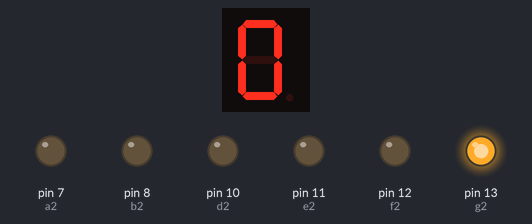
Bench run of a sketch on a simulated Arduino Uno, built with avr-gcc and run on an emulated ATmega328P. On the bench: 1-digit seven-segment display, output pins drawn as LEDs (lit = HIGH). Wiring (inferred from the names in the program): 1-digit 7-segment display, segments lit when LOW: segments pin 0, pin 1, pin 2, pin 3, pin 4, pin 5, pin 6. The segment pins are drawn as the display they are named for; pins used as bus, display or sensor lines are not drawn.

Above: at 0.05 s.
At 1.25 s:
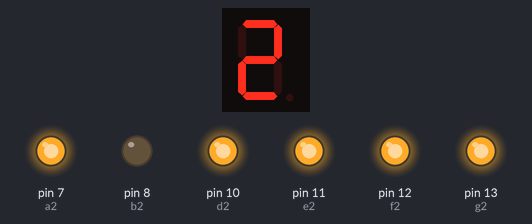
At 2.45 s:
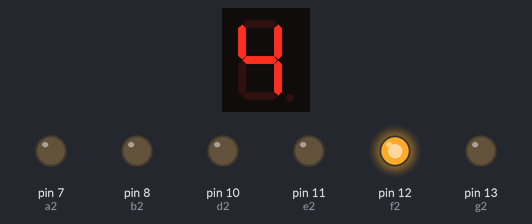
At 4.95 s:
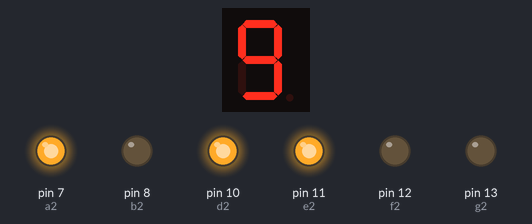
At 7.45 s:
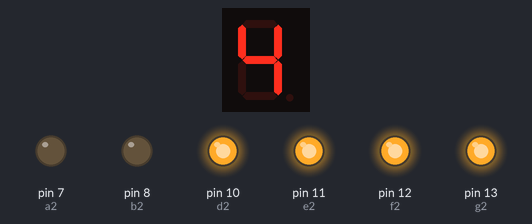
At 9.96 s:
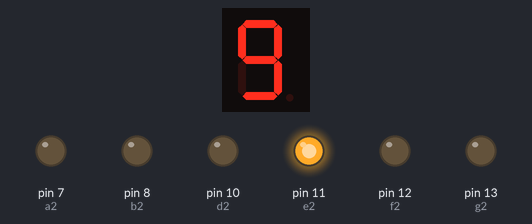
Timing chart, 0 to 40.0 s (numbered marks = the images above):
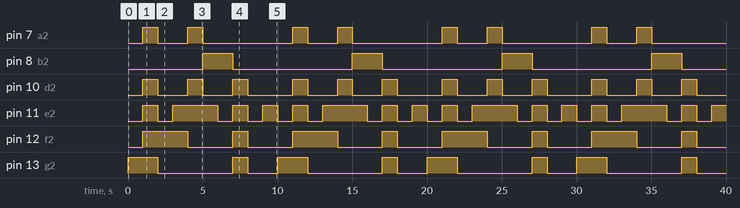

The sketch:

Test_Char_Again.ino
```cpp
const byte a1 = 0;
const byte b1 = 1;
const byte c1 = 2;
const byte d1 = 3;
const byte e1 = 4;
const byte f1 = 5;
const byte g1 = 6;
const byte a2 = 7;
const byte b2 = 8;
const byte c2 = 9;
const byte d2 = 10;
const byte e2 = 11;
const byte f2 = 12;
const byte g2 = 13;

void outputOnes(unsigned n){
  //isolate for ones
  unsigned x = n % 10;
  switch(x){
    case 1:
    //bc
    digitalWrite(a1, HIGH);
    digitalWrite(b1, LOW);
    digitalWrite(c1, LOW);
    digitalWrite(d1, HIGH);
    digitalWrite(e1, HIGH);
    digitalWrite(f1, HIGH);
    digitalWrite(g1, HIGH);

    break;

    case 2:
    //abdeg
    digitalWrite(a1, LOW);
    digitalWrite(b1, LOW);
    digitalWrite(c1, HIGH);
    digitalWrite(d1, LOW);
    digitalWrite(e1, LOW);
    digitalWrite(f1, HIGH);
    digitalWrite(g1, LOW);

    break;

    case 3:
    //abcdg
    digitalWrite(a1, LOW);
    digitalWrite(b1, LOW);
    digitalWrite(c1, LOW);
    digitalWrite(d1, LOW);
    digitalWrite(e1, HIGH);
    digitalWrite(f1, HIGH);
    digitalWrite(g1, LOW);

    break;

    case 4:
    //bcfg
    digitalWrite(a1, HIGH);
    digitalWrite(b1, LOW);
    digitalWrite(c1, LOW);
    digitalWrite(d1, HIGH);
    digitalWrite(e1, HIGH);
    digitalWrite(f1, LOW);
    digitalWrite(g1, LOW);

    break;

    case 5:
    //acdfg
    digitalWrite(a1, LOW);
    digitalWrite(b1, HIGH);
    digitalWrite(c1, LOW);
    digitalWrite(d1, LOW);
    digitalWrite(e1, HIGH);
    digitalWrite(f1, LOW);
    digitalWrite(g1, LOW);

    break;

    case 6:
    //acdefg
    digitalWrite(a1, LOW);
    digitalWrite(b1, HIGH);
    digitalWrite(c1, LOW);
    digitalWrite(d1, LOW);
    digitalWrite(e1, LOW);
    digitalWrite(f1, LOW);
    digitalWrite(g1, LOW);

    break;

    case 7:
    //abc
    digitalWrite(a1, LOW);
    digitalWrite(b1, LOW);
    digitalWrite(c1, LOW);
    digitalWrite(d1, HIGH);
    digitalWrite(e1, HIGH);
    digitalWrite(f1, HIGH);
    digitalWrite(g1, HIGH);

    break;

    case 8:
    //abcdefg
    digitalWrite(a1, LOW);
    digitalWrite(b1, LOW);
    digitalWrite(c1, LOW);
    digitalWrite(d1, LOW);
    digitalWrite(e1, LOW);
    digitalWrite(f1, LOW);
    digitalWrite(g1, LOW);

    break;

    case 9:
    //abcdfg
    digitalWrite(a1, LOW);
    digitalWrite(b1, LOW);
    digitalWrite(c1, LOW);
    digitalWrite(d1, LOW);
    digitalWrite(e1, HIGH);
    digitalWrite(f1, LOW);
    digitalWrite(g1, LOW);

    break;

    case 0:
    //abcdef
    digitalWrite(a1, LOW);
    digitalWrite(b1, LOW);
    digitalWrite(c1, LOW);
    digitalWrite(d1, LOW);
    digitalWrite(e1, LOW);
    digitalWrite(f1, LOW);
    digitalWrite(g1, HIGH);

    break;

  }
}

void outputTens(unsigned n){
  //isolate for tens
  unsigned x = (n/10U) % 10;
  switch(x){
    case 1:
    //bc
    digitalWrite(a2, HIGH);
    digitalWrite(b2, LOW);
    digitalWrite(c2, LOW);
    digitalWrite(d2, HIGH);
    digitalWrite(e2, HIGH);
    digitalWrite(f2, HIGH);
    digitalWrite(g2, HIGH);

    break;

    case 2:
    //abdeg
    digitalWrite(a2, LOW);
    digitalWrite(b2, LOW);
    digitalWrite(c2, HIGH);
    digitalWrite(d2, LOW);
    digitalWrite(e2, LOW);
    digitalWrite(f2, HIGH);
    digitalWrite(g2, LOW);

    break;

    case 3:
    //abcdg
    digitalWrite(a2, LOW);
    digitalWrite(b2, LOW);
    digitalWrite(c2, LOW);
    digitalWrite(d2, LOW);
    digitalWrite(e2, HIGH);
    digitalWrite(f2, HIGH);
    digitalWrite(g2, LOW);

    break;

    case 4:
    //bcfg
    digitalWrite(a2, HIGH);
    digitalWrite(b2, LOW);
    digitalWrite(c2, LOW);
    digitalWrite(d2, HIGH);
    digitalWrite(e2, HIGH);
    digitalWrite(f2, LOW);
    digitalWrite(g2, LOW);

    break;

    case 5:
    //acdfg
    digitalWrite(a2, LOW);
    digitalWrite(b2, HIGH);
    digitalWrite(c2, LOW);
    digitalWrite(d2, LOW);
    digitalWrite(e2, HIGH);
    digitalWrite(f2, LOW);
    digitalWrite(g2, LOW);

    break;

    case 6:
    //acdefg
    digitalWrite(a2, LOW);
    digitalWrite(b2, HIGH);
    digitalWrite(c2, LOW);
    digitalWrite(d2, LOW);
    digitalWrite(e2, LOW);
    digitalWrite(f2, LOW);
    digitalWrite(g2, LOW);

    break;

    case 7:
    //abc
    digitalWrite(a2, LOW);
    digitalWrite(b2, LOW);
    digitalWrite(c2, LOW);
    digitalWrite(d2, HIGH);
    digitalWrite(e2, HIGH);
    digitalWrite(f2, HIGH);
    digitalWrite(g2, HIGH);

    break;

    case 8:
    //abcdefg
    digitalWrite(a2, LOW);
    digitalWrite(b2, LOW);
    digitalWrite(c2, LOW);
    digitalWrite(d2, LOW);
    digitalWrite(e2, LOW);
    digitalWrite(f2, LOW);
    digitalWrite(g2, LOW);

    break;

    case 9:
    //abcdfg
    digitalWrite(a2, LOW);
    digitalWrite(b2, LOW);
    digitalWrite(c2, LOW);
    digitalWrite(d2, LOW);
    digitalWrite(e2, HIGH);
    digitalWrite(f2, LOW);
    digitalWrite(g2, LOW);

    break;

    case 0:
    //abcdef
    digitalWrite(a2, LOW);
    digitalWrite(b2, LOW);
    digitalWrite(c2, LOW);
    digitalWrite(d2, LOW);
    digitalWrite(e2, LOW);
    digitalWrite(f2, LOW);
    digitalWrite(g2, HIGH);

    break;

  }
}


void setup() {
  pinMode(a1, OUTPUT);
  pinMode(b1, OUTPUT);
  pinMode(c1, OUTPUT);
  pinMode(d1, OUTPUT);
  pinMode(e1, OUTPUT);
  pinMode(f1, OUTPUT);
  pinMode(g1, OUTPUT);
  pinMode(a2, OUTPUT);
  pinMode(b2, OUTPUT);
  pinMode(c2, OUTPUT);
  pinMode(d2, OUTPUT);
  pinMode(e2, OUTPUT);
  pinMode(f2, OUTPUT);
  pinMode(g2, OUTPUT);

}

void loop() {
  for(unsigned i = 0; i < 100; i++){
    outputOnes(i);
    outputTens(i);
    delay(100);
  }
}
```

Test_w_RPI.ino
```cpp
//This has become a if you have time. 
```

Measured:
- by itself, pin 7 (a2): repeats every 10.0 s: LOW 2.0 s, HIGH 1.0 s, LOW 6.0 s, HIGH 1.0 s
- by itself, pin 8 (b2): alternates HIGH for 2.0 s and LOW for 8.0 s
- by itself, pin 10 (d2): repeats every 10.0 s: 2 × (LOW 2.0 s, HIGH 1.0 s), LOW 3.0 s, HIGH 1.0 s
- by itself, pin 11 (e2): repeats every 10.0 s: LOW 1.0 s, HIGH 3.0 s, 3 × (LOW 1.0 s, HIGH 1.0 s)
- by itself, pin 12 (f2): repeats every 10.0 s: LOW 3.0 s, HIGH 1.0 s, LOW 3.0 s, HIGH 3.0 s
- by itself, pin 13 (g2): repeats every 10.0 s: LOW 5.0 s, HIGH 1.0 s, LOW 2.0 s, HIGH 2.0 s
